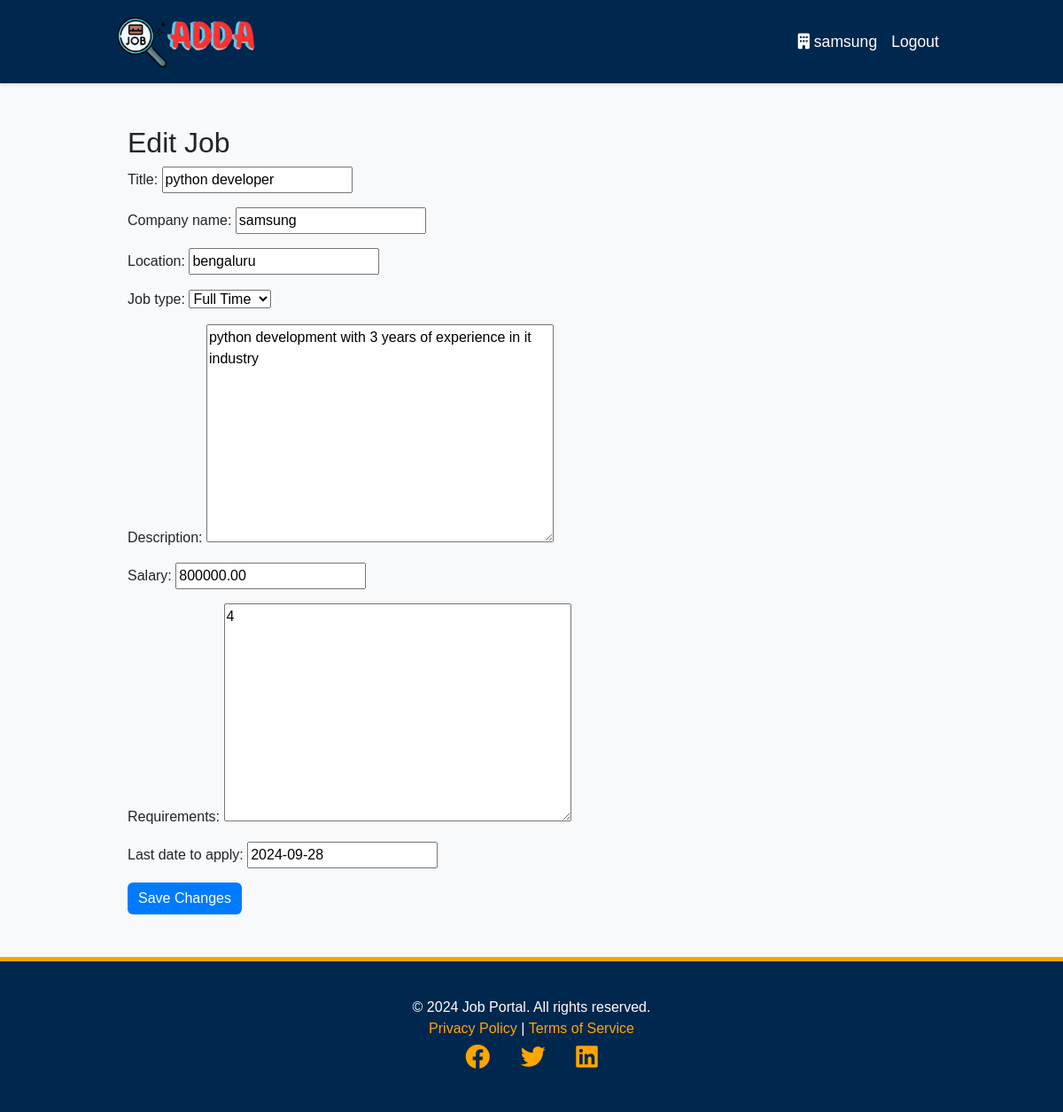
Screenshot of /edit_job/1/ (signed in) with the database file from the repository.
### accounts/models.py (models this page shows, shortened)
class CustomUser(AbstractBaseUser, PermissionsMixin):
    email = models.EmailField(unique=True)
    first_name = models.CharField(max_length=30, blank=True)
    last_name = models.CharField(max_length=30, blank=True)
    gender = models.CharField(max_length=10, choices=[('M', 'Male'), ('F', 'Female')], blank=True)
    is_active = models.BooleanField(default=True)
    is_staff = models.BooleanField(default=False)
    objects = CustomUserManager()
    USERNAME_FIELD = 'email'
    REQUIRED_FIELDS = []

class RecruiterProfile(models.Model):
    user = models.OneToOneField(CustomUser, on_delete=models.CASCADE)
    company_name = models.CharField(max_length=255)
    company_website = models.URLField()

### core/models.py (models this page shows, shortened)
class Job(models.Model):
    JOB_TYPES = (
        ('full_time', 'Full Time'),
        ('part_time', 'Part Time'),
        ('contract', 'Contract'),
        ('internship', 'Internship'),
    )
    title = models.CharField(max_length=255)
    company_name = models.CharField(max_length=255)
    location = models.CharField(max_length=255)
    job_type = models.CharField(max_length=10, choices=JOB_TYPES)
    description = models.TextField()
    salary = models.DecimalField(max_digits=10, decimal_places=2, null=True, blank=True)
    requirements = models.TextField()
    posted_by = models.ForeignKey(get_user_model(), on_delete=models.CASCADE)
    date_posted = models.DateTimeField(auto_now_add=True)
    last_date_to_apply = models.DateField()

### core/views.py (the view)
# urls.py: path('edit_job/<int:job_id>/', views.edit_job, name='edit_job'),
@login_required
def edit_job(request, job_id):
    job = get_object_or_404(Job, id=job_id, posted_by=request.user)
    if request.method == 'POST':
        form = JobForm(request.POST, instance=job)
        if form.is_valid():
            form.save()
            return redirect('recruiter_dashboard')
    else:
        form = JobForm(instance=job)
    return render(request, 'core/edit_job.html', {'form': form})

### core/forms.py
class JobForm(forms.ModelForm):
    class Meta:
        model = Job
        fields = ['title', 'company_name', 'location', 'job_type', 'description', 'salary', 'requirements', 'last_date_to_apply']
        widgets = {
            'last_date_to_apply': forms.DateInput(attrs={'type': 'date'}),
            'description': forms.Textarea(attrs={'rows': 4}),
            'requirements': forms.Textarea(attrs={'rows': 4}),
        }

### core/templates/core/edit_job.html (shortened to what this page needs)
{% extends 'core/base.html' %}
{% load static %}
{% block extra_css %}
<link rel="stylesheet" href="{% static 'core/edit_job.css' %}">
{% endblock %}
{% block content %}
<div class="container">
    <h2>Edit Job</h2>
    <form method="post">
        {{ form.as_p }}
        <button type="submit" class="btn btn-primary">Save Changes</button>
    </form>
</div>
{% endblock %}

### core/templates/core/base.html (shortened to what this page needs)
<!DOCTYPE html>
{% load static %}
<html lang="en">
<head>
    <link href="https://cdn.jsdelivr.net/npm/bootstrap@5.3.0-alpha1/dist/css/bootstrap.min.css" rel="stylesheet">
    <link rel="stylesheet" href="https://cdnjs.cloudflare.com/ajax/libs/font-awesome/6.0.0-beta3/css/all.min.css">
    <link rel="stylesheet" href="{% static 'core/base.css' %}">
    {% block extra_css %}{% endblock %}
</head>
<body>
<nav class="navbar navbar-expand-lg navbar-dark sticky-top">
    <div class="container">
        <a class="navbar-brand" href="{% url 'home' %}">
            <img src="{% static 'core/img/logo.png' %}" alt="Job Portal Logo">
        </a>
        <div class="collapse navbar-collapse" id="navbarNav">
            <ul class="navbar-nav ms-auto">
                {% if user.is_authenticated %}
    {% if user.recruiterprofile %}
        <li class="nav-item">
            <a class="nav-link" href="{% url 'profile' %}">
                <i class="fas fa-building"></i>
                <span class="company-name">{{ user.recruiterprofile.company_name }}</span>
            </a>
        </li>
    {% endif %}
    <li class="nav-item">
        <a class="nav-link" href="{% url 'logout' %}">Logout</a>
    </li>
{% endif %}
            </ul>
        </div>
    </div>
</nav>
    <div class="container my-5">
        {% block content %}{% endblock %}
    </div>
    <footer class="footer text-center">
        <div class="container">
            <p>© 2024 Job Portal. All rights reserved.</p>
            <p>
                <a href="#">Privacy Policy</a> | <a href="#">Terms of Service</a>
            </p>
            <div class="social-icons">
                <a href="#"><i class="fab fa-facebook"></i></a>
                <a href="#"><i class="fab fa-twitter"></i></a>
                <a href="#"><i class="fab fa-linkedin"></i></a>
            </div>
        </div>
    </footer>
</body>
</html>

### core/static/core/base.css (style rules this page uses)
body, html { font-family: 'Roboto', sans-serif; background-color: #f4f4f4; scroll-behavior: smooth; margin: 0; padding: 0; }
.navbar { background-color: #00274d; padding: 0.75rem 1.5rem; box-shadow: 0 2px 4px rgba(0, 0, 0, 0.1); }
.navbar-brand img { max-height: 60px; }
.navbar-brand { color: #ffffff !important; font-weight: 700; letter-spacing: 1px; }
.nav-link { color: #ffffff !important; font-size: 1.1rem; padding: 0.5rem 1rem; transition: color 0.3s ease, background-color 0.3s ease; border-radius: 5px; }
.container { max-width: 1140px; margin: auto; }
.footer { background-color: #00274d; color: #ffffff; padding: 40px 20px; border-top: 5px solid #ffa500; }
.footer p { margin: 0; }
.footer a { color: #ffa500; text-decoration: none; font-weight: 500; transition: color 0.3s ease; }
.footer .social-icons a { font-size: 1.75rem; color: #ffa500; margin: 0 15px; transition: color 0.3s ease; }

### core/static/core/edit_job.css (style rules this page uses)
body { font-family: Arial, sans-serif; background-color: #f8f9fa; }
.btn { font-size: 1rem; padding: 0.375rem 0.75rem; border-radius: 0.375rem; }
.btn-primary { background-color: #007bff; border: none; color: white; }
.container { max-width: 960px; margin: 0 auto; }

### rows the page displays
CustomUser: recruiterprofile.company_name "samsung"
Job: title "python developer", company_name "samsung", location "bengaluru", job_type "Full Time", description "python development with 3 years of experience in it industry", salary "800000.00", requirements "4", last_date_to_apply "2024-09-28"
